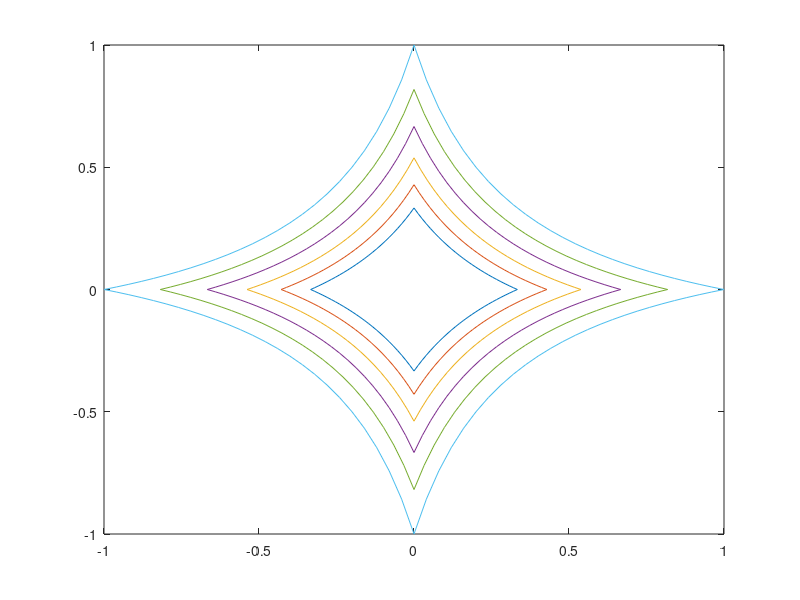

The MATLAB source for this figure:
%% level lines for l0 , l1 and transformed l1 \rho_a
lamda = 0.5:0.1:1;
N = length(lamda);
M = 50;
xx = zeros(N+1,2*M+2);
yy = xx;

%% l1 
l = 2/M;
x1 = -1:l:1;
x2 = 1:-l:-1;
y1 = 1-abs(x1);
y2 = abs(x2) - 1;
xx(1,:) = [x1 x2]; yy(1,:) = [y1 y2]; 
figure; 
plot(xx(1,:),yy(1,:));

%% transformed l1 with different parameters
for i = 1:N
    L = lamda(i)/(2-lamda(i));
    l = 2*L/M;
    x1 = -L:l:L;
    x2 = L:-l:-L;
    lam = lamda(i) - 2.*abs(x1)./(1+abs(x1));
    y1 = lam./(2-lam);
    lam = lamda(i) - 2.*abs(x2)./(1+abs(x2));
    y2 = lam./(lam-2);
    xx(i+1,:) = [x1 x2]; yy(i+1,:) = [y1 y2]; 
end

plot(xx(2:end,:)', yy(2:end,:)')

axis([-1 1 -1 1]);



